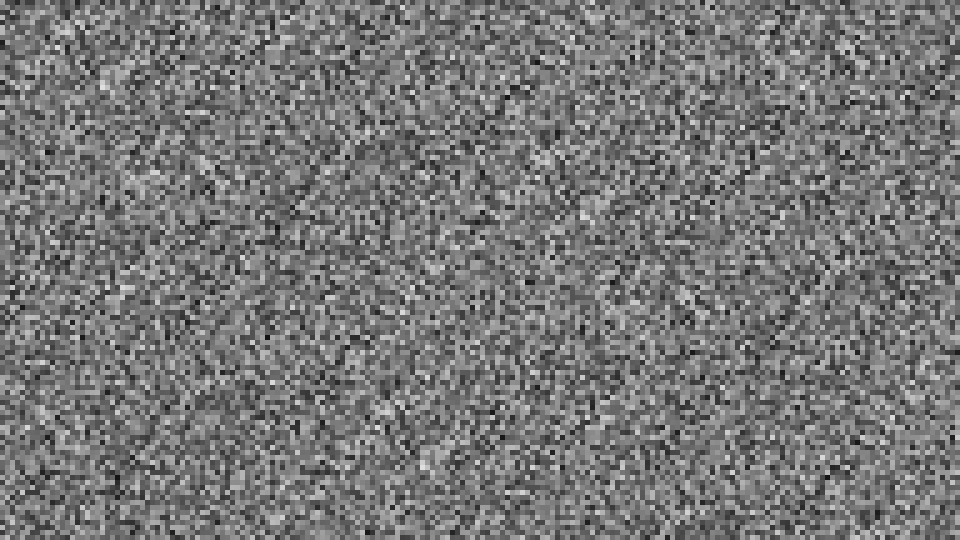
Frame 1 (no input)
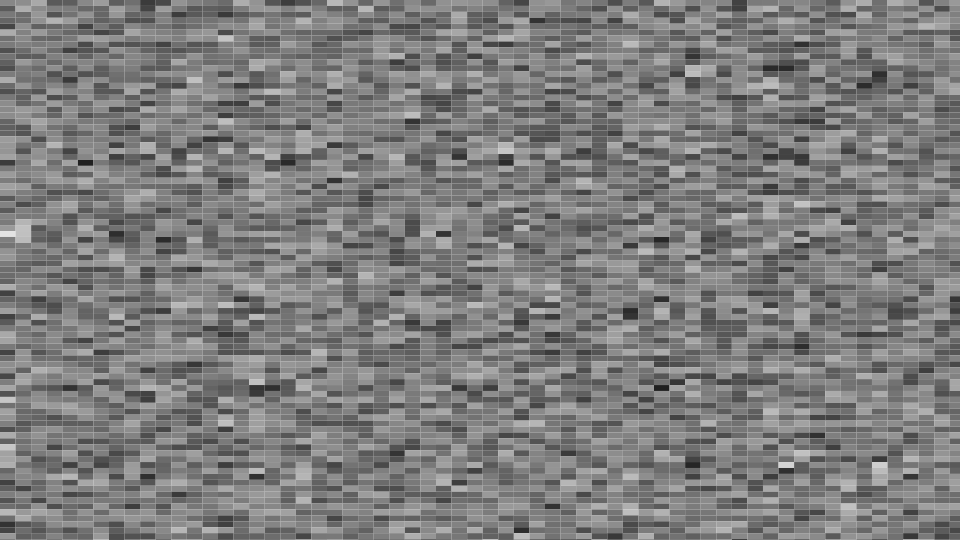
Frame 60 (the mouse pressed at the canvas centre just before this capture)
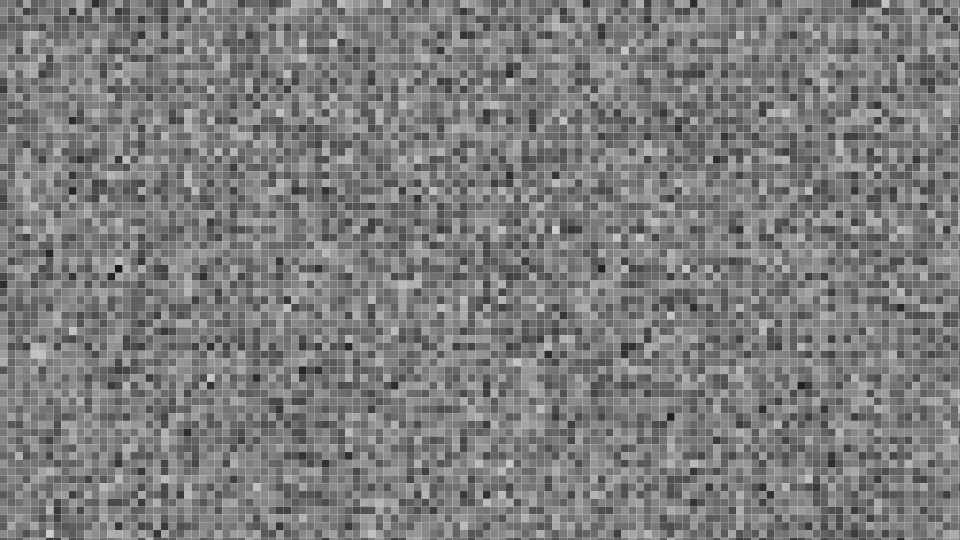
Frame 120 (the mouse held since frame 60 and released just before this capture)

The Processing sketch that drew these frames (run headless with seeded random() and noise(); from frame 60 on, the mouse is pressed at the canvas centre):

// Processing sketch: sketch_xxx_noise_matrix
// ── sketch_xxx_noise_matrix.pde
void setup() {
  size(960, 540);
  noStroke();
}

void draw() {
  background(255,255,255);
  float r1 = constrain(abs(randomGaussian()*10),5,50);
  float r2 = constrain(abs(randomGaussian()*10),5,50);
  drawNoise(r1,r2);
}

void drawNoise(float gridX,float gridY) {
  for (float y = 0; y < height; y += gridY) {
    for (float x = 0; x < width; x += gridX) {
      fill(noise(x, y, (frameCount+x+y)/100)*255);
      rect(x, y, gridX, gridY);
    }
  }
}
